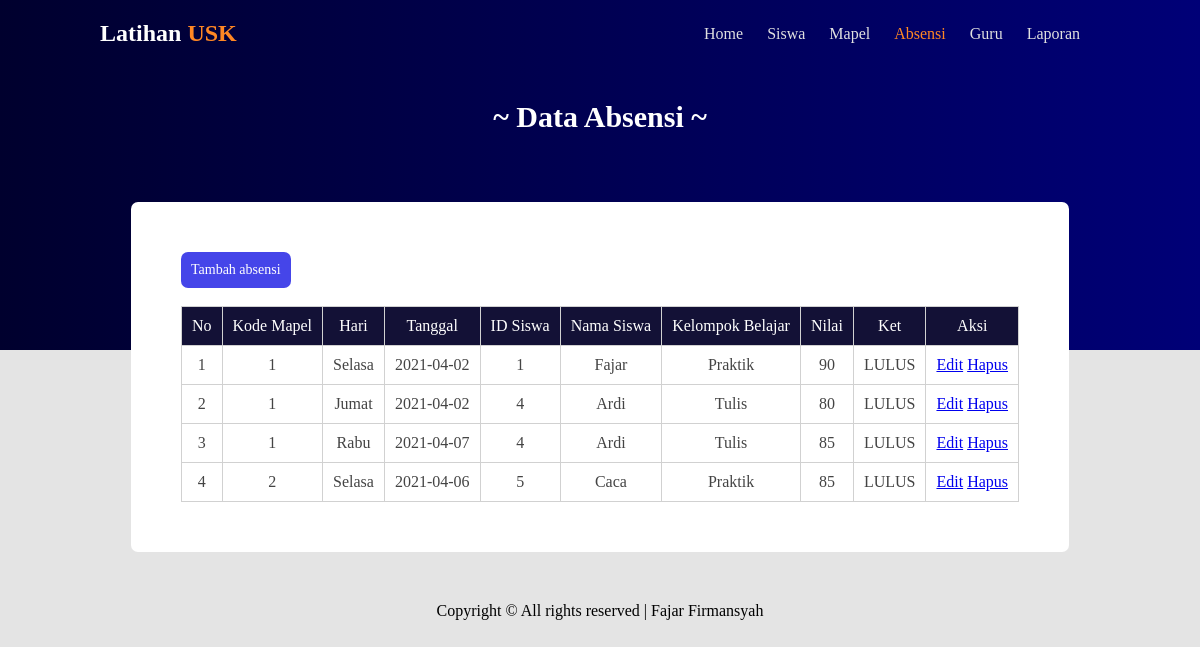
Page /absensi.php on the committed database.
### tables this page shows
CREATE TABLE `tb_absensi` (
  `id_absensi` int(3) NOT NULL,
  `kode_mapel` int(3) DEFAULT NULL,
  `hari` varchar(10) DEFAULT NULL,
  `tanggal` date DEFAULT NULL,
  `id_siswa` int(3) DEFAULT NULL,
  `nama_siswa` varchar(50) DEFAULT NULL,
  `kelompok_belajar` varchar(30) DEFAULT NULL,
  `nilai` int(3) DEFAULT NULL,
  `ket` text DEFAULT NULL
);

### absensi.php (the view, shortened to what this page needs)
<?php
include "./controller/const.php";
include "./model/conn.php";
?>
<!DOCTYPE html>
<html lang="en">
<head>
    <link rel="stylesheet" href="./template/style1.css">
</head>
<body>
    <nav>
        <div class="container">
            <a href="index.php">
                <h1 class="logo">Latihan <label for="">USK</label> </h1>
            </a>
            <ul>
                <li><a href="index.php">Home</a></li>
                <li><a href="siswa.php">Siswa</a></li>
                <li><a href="mapel.php">Mapel</a></li>
                <li><a class="active" href="absensi.php">Absensi</a></li>
                <li><a href="guru.php">Guru</a></li>
                <li><a href="laporan.php">Laporan</a></li>
            </ul>
        </div>
    </nav>
    <center>
        <h2 class="title"><?= $absensi; ?></h2>
        <section>
            <br>
            <div class="container">
                <div class="box">
                    <a class="btn-primary" href="tambah_absensi.php">Tambah absensi</a>
                <br>
                    <br><br>
                    <table class="table-hover" border="1">
                        <thead>
                            <tr>
                                <th>No</th>
                                <th>Kode Mapel</th>
                                <th>Hari</th>
                                <th>Tanggal</th>
                                <th>ID Siswa</th>
                                <th>Nama Siswa</th>
                                <th>Kelompok Belajar</th>
                                <th>Nilai</th>
                                <th>Ket</th>
                                <th>Aksi</th>
                            </tr>
                        </thead>
                        <?php
                        $absensi = mysqli_query($conn, "SELECT * FROM tb_absensi");
                        $no = 1;
                        while ($data = mysqli_fetch_array($absensi)) {
                        ?>
                            <tbody>
                                <tr>
                                    <td><?= $no++; ?></td>
                                    <td><?= $data['kode_mapel']; ?></td>
                                    <td><?= $data['hari']; ?></td>
                                    <td><?= $data['tanggal']; ?></td>
                                    <td><?= $data['id_siswa']; ?></td>
                                    <td><?= $data['nama_siswa']; ?></td>
                                    <td><?= $data['kelompok_belajar']; ?></td>
                                    <td><?= $data['nilai']; ?></td>
                                    <td><?= $data['ket']; ?></td>
                                    <td>
                                        <a href="edit_absensi.php?id_absensi=<?= $data['id_absensi'] ?>">Edit</a>
                                        <a href="hapus_absensi.php?id_absensi=<?= $data['id_absensi'] ?>"
                                         onclick="return confirm('Yakin ingin menghapus data?')">Hapus</a>
                                    </td>
                                </tr>
                            </tbody>
                        <?php
                        }
                        ?>
                    </table>
                </div>
    </center>
    <footer class="box-footer">
        <?= $footer ?>
    </footer>
</body>
</html>

### controller/const.php (shortened to what this page needs)
<?php
    $absensi = "~ Data Absensi ~";
    $footer = "<p>
    <p>Copyright &copy;
        <?= date('Y')?>
        All rights reserved |
        Fajar Firmansyah
    </p>
    </p>"
?>

### template/style1.css (style rules this page uses)
* { padding: 0; margin: 0; box-sizing: border-box; }
html, body { font-family: montserrat; margin-bottom: 30px; background-color: rgb(228, 228, 228); }
.container { margin-left: 100px; margin-right: 100px; top: 0; left: 0; right: 0; bottom: 0; }
body nav ul li a { text-decoration: none; }
nav { background: linear-gradient(to right, rgb(0, 0, 46), rgb(0, 0, 119)); height: 350px; width: 100%; }
nav h1 { color: white; }
h1 label { color: rgb(255, 135, 36); }
nav ul { margin-top: 25px; position: relative; float: right; }
nav ul li { display: inline-block; }
h1.logo { padding-top: 20px; float: left; }
nav ul li a { margin-right: 20px; list-style-type: none; margin-top: -50px; color: rgb(224, 224, 224); }
ul li a.active { color: rgb(255, 135, 36); }
.btn-primary { color: white; padding: 10px; text-decoration: none; border-radius: 7px; float: left; background-color: rgb(69, 69, 233); font-size: 14px; }
.box { height: fit-content; width: fit-content; padding: 50px; background-color: white; border-radius: 7px; margin-top: 50px; }
h2.title { margin-top: -250px; color: white; font-size: 30px; }
.table-hover { color: #444; border-collapse: collapse; border: 1px solid#d1d1d1; }
.table-hover tr th { background: #131136; color: #fff; font-weight: normal; }
.table-hover, th, td { padding: 10px 10px; text-align: center; }
.table-hover, td { display: inline-flexbox; }
footer { width: 100%; height: 50px; position: absolute; text-align: center; margin-top: 50px; }

### rows in the picture
tb_absensi: kode_mapel "1", hari "Selasa", tanggal "2021-04-02", id_siswa "1", nama_siswa "Fajar", kelompok_belajar "Praktik", nilai "90", ket "LULUS"
tb_absensi: kode_mapel "1", hari "Jumat", tanggal "2021-04-02", id_siswa "4", nama_siswa "Ardi", kelompok_belajar "Tulis", nilai "80", ket "LULUS"
tb_absensi: kode_mapel "1", hari "Rabu", tanggal "2021-04-07", id_siswa "4", nama_siswa "Ardi", kelompok_belajar "Tulis", nilai "85", ket "LULUS"
tb_absensi: kode_mapel "2", hari "Selasa", tanggal "2021-04-06", id_siswa "5", nama_siswa "Caca", kelompok_belajar "Praktik", nilai "85", ket "LULUS"

### other values in the picture
$absensi "~ Data Absensi ~"
